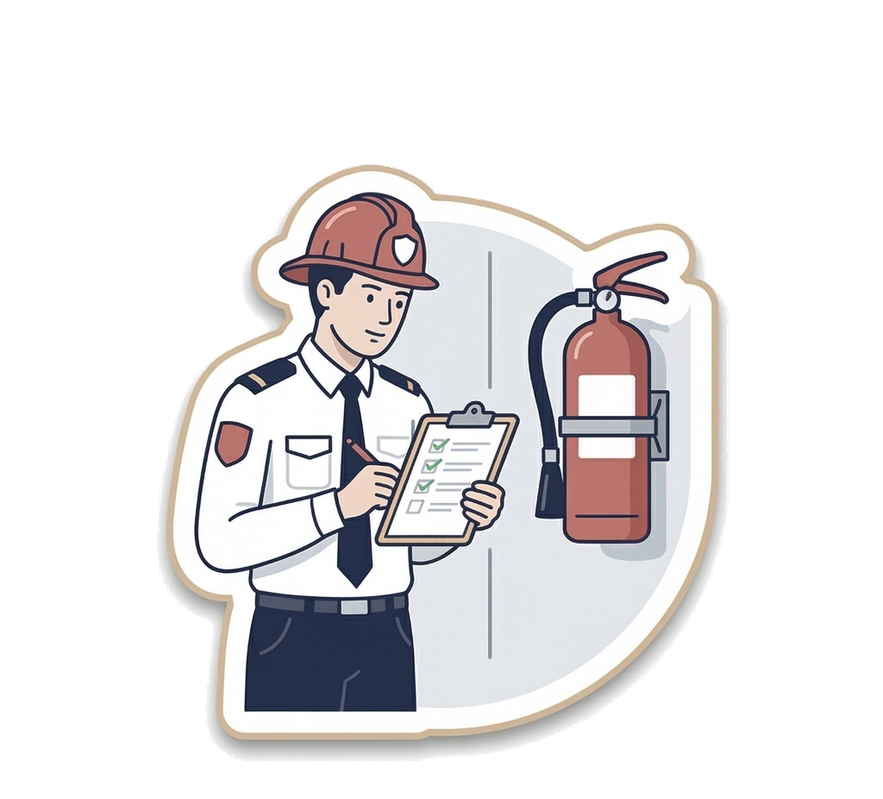
#> input picture images/stickers/fire_audit.png, 883 x 799 px, shrunk from 1024 x 926 before the run, found by its file name
$ python check_alpha.py
#> lines starting #> are read from the running program, lines starting #| are printed output that depends on the picture; long printed decimals are rounded
import os
from PIL import Image
import numpy as np

img = Image.open(r"c:\Users\nj322ws\OneDrive\Desktop\fire audit website\images\stickers\fire_audit.png")
#> img is the input picture: PIL image 883x799 RGBA; mean R, G, B, A 76.2, 74.5, 75.6, 98.3
data = np.array(img)
alpha = data[:,:,3]
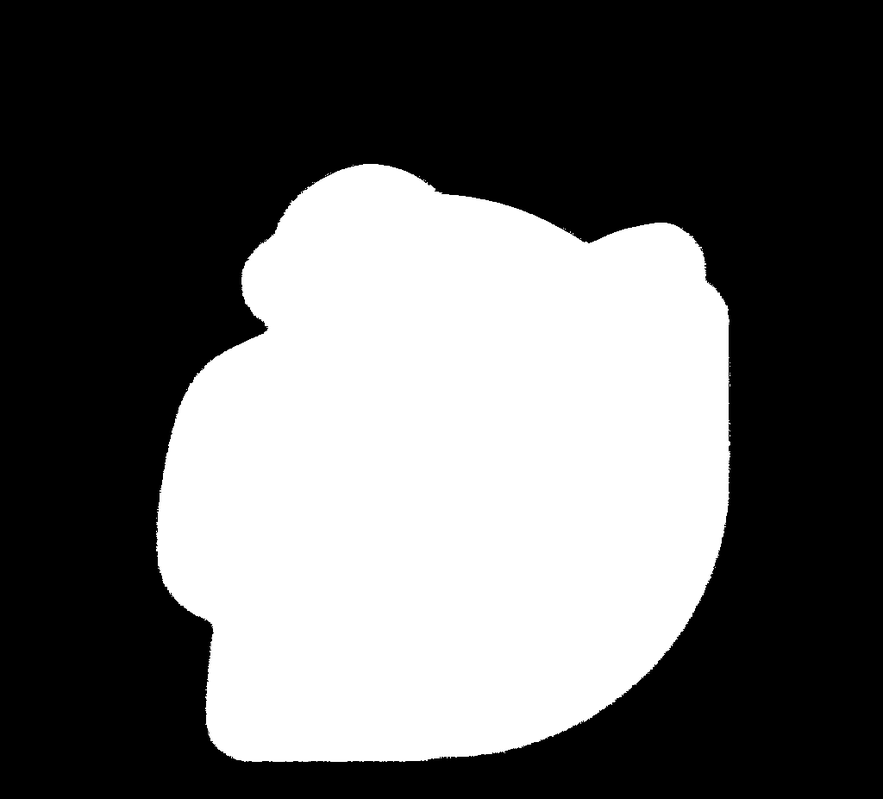
#> alpha: shape (799, 883); min 0, max 255, mean 98.3
print(f"fire_audit.png: shape {data.shape}, max alpha {np.max(alpha)}, mean alpha {np.mean(alpha)}")
#| fire_audit.png: shape (799, 883, 4), max alpha 255, mean alpha 98.277

img2 = Image.open(r"c:\Users\nj322ws\OneDrive\Desktop\fire audit website\images\stickers\fire_truck.png")
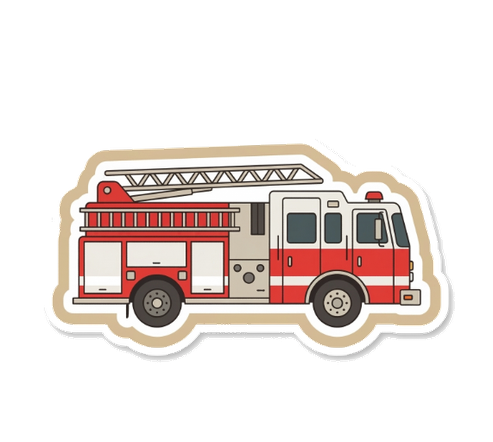
#> input picture images/stickers/fire_truck.png, 493 x 442 px, shrunk from 571 x 512 before the run, found by its file name
#> img2 is the input picture: PIL image 493x442 RGBA; mean R, G, B, A 65, 55.6, 52.1, 80.8
data2 = np.array(img2)
alpha2 = data2[:,:,3]
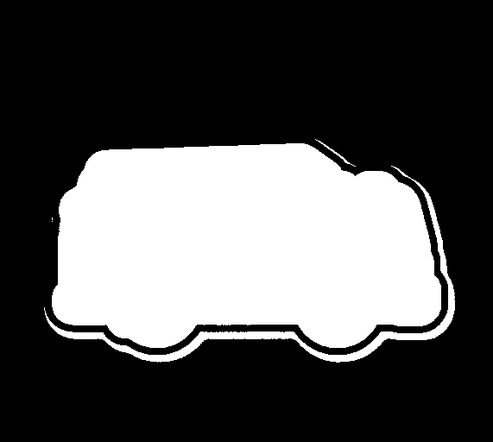
#> alpha2: shape (442, 493); min 0, max 255, mean 80.8
print(f"fire_truck.png: shape {data2.shape}, max alpha {np.max(alpha2)}, mean alpha {np.mean(alpha2)}")
#| fire_truck.png: shape (442, 493, 4), max alpha 255, mean alpha 80.796
